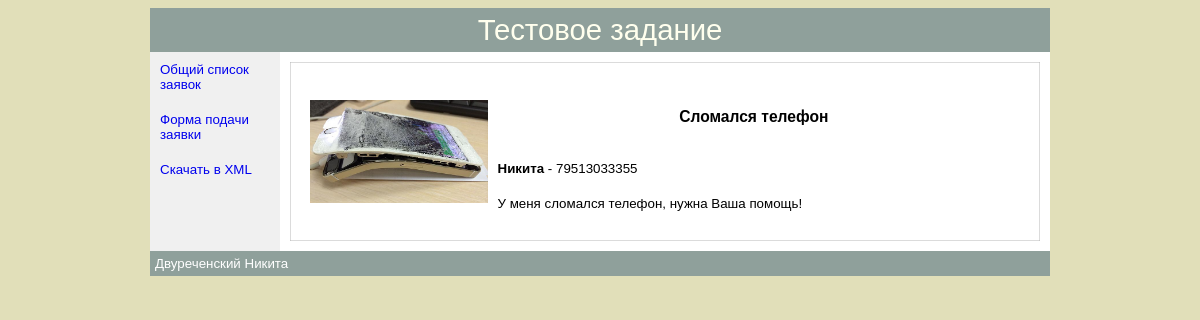
Before: / with the older database file.
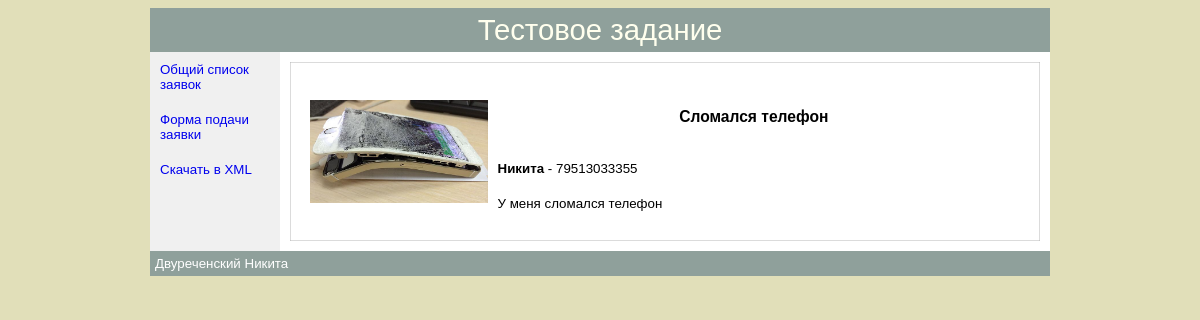
After: the same page with the newer database file.
### tables this page shows
CREATE TABLE IF NOT EXISTS `client` (
  `id_client` int(11) NOT NULL AUTO_INCREMENT,
  `client_name` varchar(100) NOT NULL,
  `client_phone` varchar(20) NOT NULL,
  PRIMARY KEY (`id_client`)
);

CREATE TABLE IF NOT EXISTS `requests` (
  `id_request` int(11) NOT NULL AUTO_INCREMENT,
  `id_client` int(11) NOT NULL,
  `application_name` varchar(1000) NOT NULL,
  `application_text` text NOT NULL,
  PRIMARY KEY (`id_request`)
);

### public/index.php (called while the page is built, shortened)
<?php
$router = new Router();
$router->start();
?>

### app/classes/Dbase.php (called while the page is built, shortened)
<?php
class Dbase
{
	public function db_select($sql)
	{
		$mysqli = mysqli_connect($host, $user, $pass, $db);
		$mysqli->set_charset("utf8");
		$res = mysqli_query($mysqli, $sql);
		while($row = mysqli_fetch_array($res))
		{
			$arr_result[] = $row;
		}
		return $arr_result;
	}
	}
	?>

### app/templates/content.php (the view)
<div id="content">
      <div class = "application">
        <div class="application_left"><img src = "img/<?php echo($id_photo) ?>.png" alt = "Заявка"></div>
        <div class ="application_right">
          <h3><?php echo($application_name) ?></h3>
          <div class="phone"><b><?php echo($client_name); ?></b> - <?php echo($client_phone) ?></div>
          <div class="application_text"><?php echo($application_text) ?></div>
    </div>
  </div>
</div>

### app/classes/Router.php (shortened to what this page needs)
<?php
class Router
{
	public function start()
	{
		if ($_SERVER['REQUEST_URI'] == '/')
		{
			$page = 'index';
		}
		else
		{
			$url_path = parse_url($_SERVER['REQUEST_URI'], PHP_URL_PATH);
			$url_parts = explode('/', trim($url_path, ' /'));
			$page = array_shift($url_parts);
			$module = array_shift($url_parts);
		}
		if ($page == 'index') {
			$template = new Template();
			$template->header();
			$template->content_main_page();
			$template->footer();
		}
	}
}
?>

### app/templates/header.php (shortened to what this page needs)
<!DOCTYPE html PUBLIC "-//W3C//DTD XHTML 1.0 Strict//EN"
  "http://www.w3.org/TR/xhtml1/DTD/xhtml1-strict.dtd">
<html xmlns="http://www.w3.org/1999/xhtml">
 <head>
  <link href="style.css" rel="stylesheet">
   </head>
 <body>
  <div id="container">
   <div id="header">Тестовое задание</div>
   <div id="sidebar">
    <ul>
      <li><a href="/index">Общий список заявок</a></li>
      <li><a href="/form">Форма подачи заявки</a></li>
      <li><a href="/xml">Скачать в XML</a></li>
    </ul>
    </div>

### app/classes/Template.php (shortened to what this page needs)
<?php
class Template
{
	public function header()
	{
		include('../app/templates/header.php');
	}
	public function footer()
	{
		include('../app/templates/footer.php');
	}
	public function content_main_page()
	{
	$dbase = new Dbase();
	$arr_result = $dbase->db_select("SELECT * FROM `client`, `requests`, `photo` WHERE client.id_client = requests.id_client and requests.id_request = photo.id_request");
	for($i=0;$i<count($arr_result);$i++)
	{
		$client_phone = $arr_result[$i]['client_phone'];
		$client_name = $arr_result[$i]['client_name'];
		$application_name = $arr_result[$i]['application_name'];
		$application_text = $arr_result[$i]['application_text'];
		$id_photo = $arr_result[$i]['id_photo'];
		include('../app/templates/content.php');
	}
	}
}
?>

### app/templates/footer.php (shortened to what this page needs)
<div id="footer">Двуреченский Никита</div>
  </div>
 </body>
</html>

### public/style.css (style rules this page uses)
body { font: 10pt Arial, Helvetica, sans-serif; background: #e1dfb9; }
a { text-decoration: none; }
#container { width: 900px; margin: 0 auto; background: #f0f0f0; }
#header { font-size: 2.2em; text-align: center; padding: 5px; background: #8fa09b; color: #ffe; }
#sidebar { margin-top: 10px; width: 110px; padding: 0 10px; float: left; }
#sidebar > ul { width:100%; margin:0; padding:0; }
#sidebar > ul > li { padding-bottom:20px; list-style-type: none; }
#content { margin-left: 130px; padding: 10px; background: #fff; }
.application { width:auto; padding:20px; overflow:hidden; box-shadow:0px 0px 0px 0.5px #b7b7b7 inset; }
.application_left { position: relative; width:25%; float:left; }
.application_left > img { position: absolute; width:100%; margin: auto; left: 0; top: 0; bottom: 0; right: 0; }
.application_right { width:75%; float:left; }
.application_right > h3 { text-align:center; padding:10px; }
.application_right > .phone { text-align:left; padding:10px; }
.application_right > .application_text { text-align:justify; padding:10px; }
#footer { background: #8fa09b; color: #fff; padding: 5px; clear: left; }

Changed rows visible on the page:
changed through a linked row, client "Никита": requests.application_text "У меня сломался телефон, нужна Ваша помощь!" → "У меня сломался телефон"
